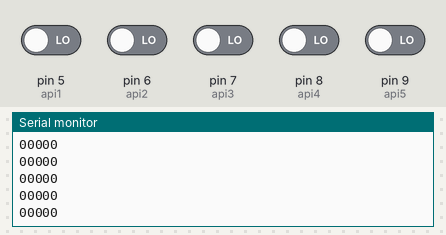
The sketch below on a simulated Arduino Uno, built with avr-gcc and run on an emulated ATmega328P. Shown: the last lines printed to the serial monitor. The test bench sets the inputs (shaded band); at power-on: pin 5 (api1), pin 6 (api2), pin 7 (api3), pin 8 (api4), pin 9 (api5) LOW.

Above: at 1.2 s.
1.3 s: pin 5 (api1) driven HIGH
At 2.2 s:
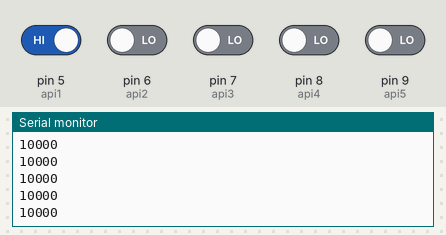
2.8 s: pin 6 (api2) driven HIGH
At 3.6 s:
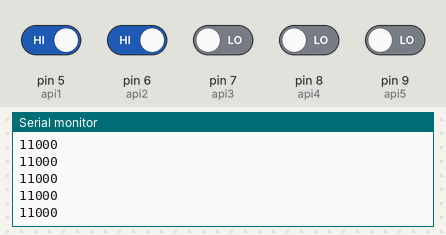
4.3 s: pin 7 (api3) driven HIGH
At 5.1 s:
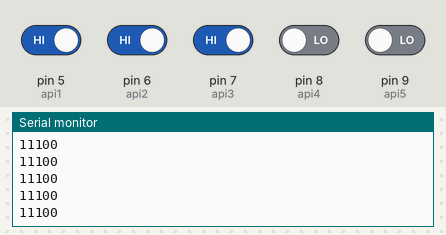
5.8 s: pin 8 (api4) driven HIGH
At 6.5 s:
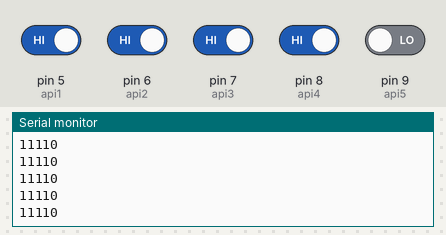
7.3 s: pin 9 (api5) driven HIGH
At 7.9 s:
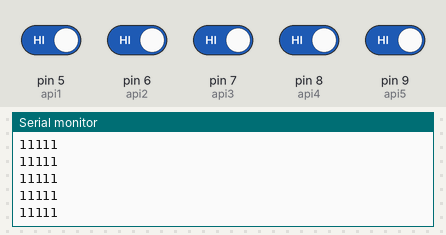
8.8 s: pin 5 (api1) driven LOW
At 9.4 s:
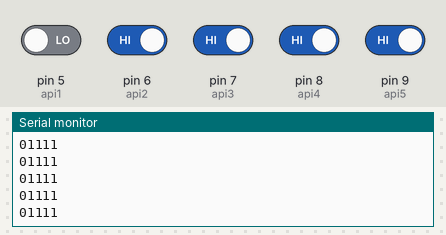
Timing chart, 0 to 11.3 s (numbered marks = the images above; inputs shaded):
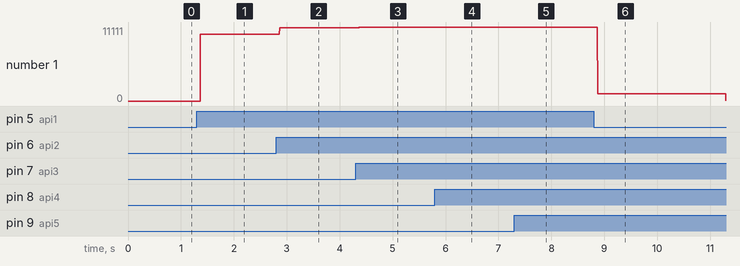

The sketch:

Tes_5_Sensor_Api.ino
```cpp
byte api1 = 5;
byte api2 = 6;
byte api3 = 7;
byte api4 = 8;
byte api5 = 9;

int nilaiApi1;
int nilaiApi2;
int nilaiApi3;
int nilaiApi4;
int nilaiApi5;

void setup() {
  Serial.begin(9600);
  pinMode(api1, INPUT);
  pinMode(api2, INPUT);
  pinMode(api3, INPUT);
  pinMode(api4, INPUT);
  pinMode(api5, INPUT);
}

void loop() {
  nilaiApi1 = digitalRead(api1);
  nilaiApi2 = digitalRead(api2);
  nilaiApi3 = digitalRead(api3);
  nilaiApi4 = digitalRead(api4);
  nilaiApi5 = digitalRead(api5);

  Serial.print(nilaiApi1);
  Serial.print(nilaiApi2);
  Serial.print(nilaiApi3);
  Serial.print(nilaiApi4);
  Serial.println(nilaiApi5);

}
```

Measured:
- after the input at 1.3 s, the serial monitor: prints a new line after 0.07 s (image 1)
- after the input at 2.8 s, the serial monitor: prints a new line after 0.07 s (image 2)
- after the input at 4.3 s, the serial monitor: prints a new line after 0.07 s (image 3)
- after the input at 5.8 s, the serial monitor: prints a new line after 0.07 s (image 4)
- after the input at 7.3 s, the serial monitor: prints a new line after 0.07 s (image 5)
- after the input at 8.8 s, the serial monitor: prints a new line after 0.07 s (image 6)
- plotted number 1: 0 → 10000 after the input at 1.3 s, 10000 → 11000 after the input at 2.8 s, 11000 → 11100 after the input at 4.3 s, 11100 → 11110 after the input at 5.8 s, 11110 → 11111 after the input at 7.3 s
